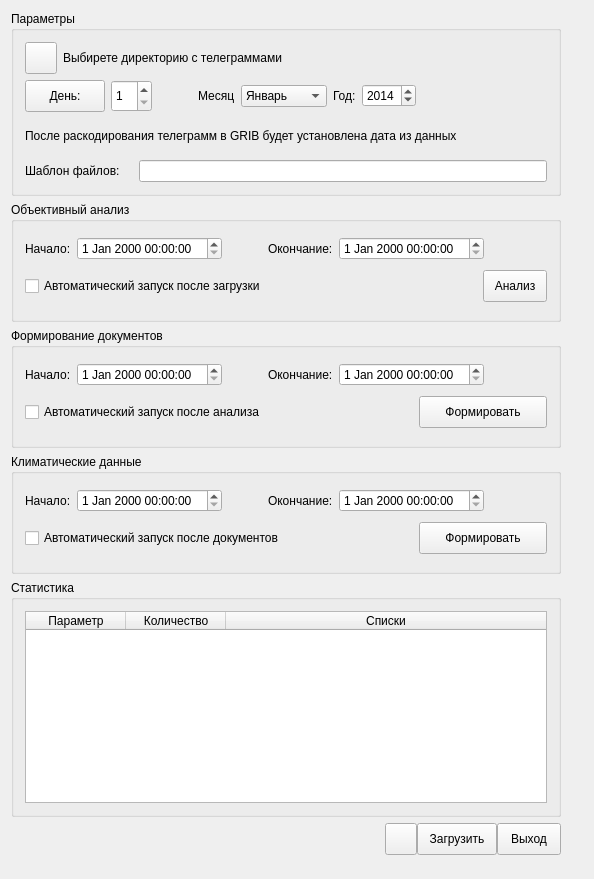
<?xml version="1.0" encoding="UTF-8"?>
<ui version="4.0">
 <class>DataLoader</class>
 <widget class="QWidget" name="DataLoader">
  <property name="geometry">
   <rect>
    <x>0</x>
    <y>0</y>
    <width>594</width>
    <height>879</height>
   </rect>
  </property>
  <property name="sizePolicy">
   <sizepolicy hsizetype="MinimumExpanding" vsizetype="MinimumExpanding">
    <horstretch>0</horstretch>
    <verstretch>0</verstretch>
   </sizepolicy>
  </property>
  <property name="minimumSize">
   <size>
    <width>0</width>
    <height>0</height>
   </size>
  </property>
  <property name="maximumSize">
   <size>
    <width>16777215</width>
    <height>16777215</height>
   </size>
  </property>
  <property name="windowTitle">
   <string>Загрузчик</string>
  </property>
  <layout class="QGridLayout" name="gridLayout_8">
   <item row="0" column="0">
    <layout class="QVBoxLayout" name="verticalLayout_2">
     <item>
      <layout class="QVBoxLayout" name="verticalLayout">
       <item>
        <widget class="QGroupBox" name="groupBox">
         <property name="sizePolicy">
          <sizepolicy hsizetype="Preferred" vsizetype="Preferred">
           <horstretch>0</horstretch>
           <verstretch>0</verstretch>
          </sizepolicy>
         </property>
         <property name="minimumSize">
          <size>
           <width>550</width>
           <height>185</height>
          </size>
         </property>
         <property name="maximumSize">
          <size>
           <width>16777215</width>
           <height>16777215</height>
          </size>
         </property>
         <property name="title">
          <string>Параметры</string>
         </property>
         <layout class="QGridLayout" name="gridLayout_10">
          <property name="sizeConstraint">
           <enum>QLayout::SetDefaultConstraint</enum>
          </property>
          <item row="2" column="0">
           <widget class="QLabel" name="label">
            <property name="acceptDrops">
             <bool>false</bool>
            </property>
            <property name="lineWidth">
             <number>1</number>
            </property>
            <property name="text">
             <string>После раскодирования телеграмм в GRIB будет установлена дата из данных</string>
            </property>
            <property name="wordWrap">
             <bool>true</bool>
            </property>
           </widget>
          </item>
          <item row="3" column="0">
           <layout class="QGridLayout" name="gridLayout_4">
            <item row="0" column="2">
             <widget class="QLineEdit" name="fileNameTempl">
              <property name="toolTip">
               <string>Шаблон файлов</string>
              </property>
             </widget>
            </item>
            <item row="0" column="0">
             <widget class="QLabel" name="fileNameTemplLbl">
              <property name="text">
               <string>Шаблон файлов:</string>
              </property>
             </widget>
            </item>
            <item row="0" column="1">
             <widget class="QLabel" name="toolTipImg">
              <property name="text">
               <string/>
              </property>
             </widget>
            </item>
           </layout>
          </item>
          <item row="1" column="0">
           <layout class="QGridLayout" name="gridLayout_17">
            <item row="0" column="2">
             <layout class="QGridLayout" name="gridLayout_16">
              <item row="0" column="0">
               <widget class="QLabel" name="yearLbl">
                <property name="text">
                 <string>Год:</string>
                </property>
               </widget>
              </item>
              <item row="0" column="1">
               <widget class="QSpinBox" name="yearBox">
                <property name="toolTip">
                 <string>Год</string>
                </property>
                <property name="maximum">
                 <number>9999</number>
                </property>
                <property name="value">
                 <number>2014</number>
                </property>
               </widget>
              </item>
              <item row="0" column="2">
               <spacer name="horizontalSpacer_3">
                <property name="orientation">
                 <enum>Qt::Horizontal</enum>
                </property>
                <property name="sizeHint" stdset="0">
                 <size>
                  <width>40</width>
                  <height>20</height>
                 </size>
                </property>
               </spacer>
              </item>
             </layout>
            </item>
            <item row="0" column="1">
             <layout class="QGridLayout" name="gridLayout_15">
              <item row="0" column="0">
               <widget class="QLabel" name="monthLbl">
                <property name="minimumSize">
                 <size>
                  <width>32</width>
                  <height>32</height>
                 </size>
                </property>
                <property name="text">
                 <string>Месяц</string>
                </property>
               </widget>
              </item>
              <item row="0" column="1">
               <widget class="QComboBox" name="monthBox">
                <property name="minimumSize">
                 <size>
                  <width>32</width>
                  <height>0</height>
                 </size>
                </property>
                <property name="toolTip">
                 <string>Месяц</string>
                </property>
                <item>
                 <property name="text">
                  <string>Январь</string>
                 </property>
                </item>
                <item>
                 <property name="text">
                  <string>Февраль</string>
                 </property>
                </item>
                <item>
                 <property name="text">
                  <string>Март</string>
                 </property>
                </item>
                <item>
                 <property name="text">
                  <string>Апрель</string>
                 </property>
                </item>
                <item>
                 <property name="text">
                  <string>Май</string>
                 </property>
                </item>
                <item>
                 <property name="text">
                  <string>Июнь</string>
                 </property>
                </item>
                <item>
                 <property name="text">
                  <string>Июль</string>
                 </property>
                </item>
                <item>
                 <property name="text">
                  <string>Август</string>
                 </property>
                </item>
                <item>
                 <property name="text">
                  <string>Сентябрь</string>
                 </property>
                </item>
                <item>
                 <property name="text">
                  <string>Октябрь</string>
                 </property>
                </item>
                <item>
                 <property name="text">
                  <string>Ноябрь</string>
                 </property>
                </item>
                <item>
                 <property name="text">
                  <string>Декабрь</string>
                 </property>
                </item>
               </widget>
              </item>
             </layout>
            </item>
            <item row="0" column="0">
             <layout class="QGridLayout" name="gridLayout_14">
              <item row="0" column="1">
               <widget class="QSpinBox" name="dayBox">
                <property name="minimumSize">
                 <size>
                  <width>32</width>
                  <height>32</height>
                 </size>
                </property>
                <property name="toolTip">
                 <string>День</string>
                </property>
                <property name="minimum">
                 <number>1</number>
                </property>
                <property name="maximum">
                 <number>31</number>
                </property>
               </widget>
              </item>
              <item row="0" column="0">
               <widget class="QPushButton" name="dayBtn">
                <property name="minimumSize">
                 <size>
                  <width>32</width>
                  <height>32</height>
                 </size>
                </property>
                <property name="toolTip">
                 <string>День из интерфейса/телеграммы</string>
                </property>
                <property name="text">
                 <string>День:</string>
                </property>
                <property name="checkable">
                 <bool>true</bool>
                </property>
               </widget>
              </item>
              <item row="0" column="2">
               <spacer name="horizontalSpacer_2">
                <property name="orientation">
                 <enum>Qt::Horizontal</enum>
                </property>
                <property name="sizeType">
                 <enum>QSizePolicy::Maximum</enum>
                </property>
                <property name="sizeHint" stdset="0">
                 <size>
                  <width>40</width>
                  <height>20</height>
                 </size>
                </property>
               </spacer>
              </item>
             </layout>
            </item>
           </layout>
          </item>
          <item row="0" column="0">
           <layout class="QGridLayout" name="gridLayout_7">
            <item row="0" column="0">
             <widget class="QPushButton" name="pathBtn">
              <property name="minimumSize">
               <size>
                <width>32</width>
                <height>32</height>
               </size>
              </property>
              <property name="maximumSize">
               <size>
                <width>32</width>
                <height>32</height>
               </size>
              </property>
              <property name="toolTip">
               <string>Выбрать директорию</string>
              </property>
              <property name="text">
               <string/>
              </property>
             </widget>
            </item>
            <item row="0" column="1">
             <widget class="QLabel" name="pathLabel">
              <property name="text">
               <string>Выбирете директорию с телеграммами</string>
              </property>
             </widget>
            </item>
           </layout>
          </item>
         </layout>
        </widget>
       </item>
       <item>
        <widget class="QGroupBox" name="obanalGroup">
         <property name="sizePolicy">
          <sizepolicy hsizetype="Preferred" vsizetype="Preferred">
           <horstretch>0</horstretch>
           <verstretch>0</verstretch>
          </sizepolicy>
         </property>
         <property name="minimumSize">
          <size>
           <width>550</width>
           <height>120</height>
          </size>
         </property>
         <property name="title">
          <string>Объективный анализ</string>
         </property>
         <layout class="QGridLayout" name="gridLayout_9">
          <property name="sizeConstraint">
           <enum>QLayout::SetDefaultConstraint</enum>
          </property>
          <item row="0" column="0">
           <layout class="QGridLayout" name="gridLayout_3">
            <item row="0" column="0">
             <layout class="QGridLayout" name="gridLayout">
              <item row="0" column="0">
               <widget class="QLabel" name="dtsLabel">
                <property name="text">
                 <string>Начало:</string>
                </property>
               </widget>
              </item>
              <item row="0" column="1">
               <widget class="QDateTimeEdit" name="dtsEdit">
                <property name="toolTip">
                 <string>Начальный срок для объективного анализа</string>
                </property>
               </widget>
              </item>
             </layout>
            </item>
            <item row="0" column="2">
             <layout class="QGridLayout" name="gridLayout_2">
              <item row="0" column="0">
               <widget class="QLabel" name="dteLabel">
                <property name="text">
                 <string>Окончание:</string>
                </property>
               </widget>
              </item>
              <item row="0" column="1">
               <widget class="QDateTimeEdit" name="dteEdit">
                <property name="toolTip">
                 <string>Конечный срок для объективного анализа</string>
                </property>
               </widget>
              </item>
              <item row="0" column="2">
               <spacer name="horizontalSpacer_5">
                <property name="orientation">
                 <enum>Qt::Horizontal</enum>
                </property>
                <property name="sizeHint" stdset="0">
                 <size>
                  <width>40</width>
                  <height>20</height>
                 </size>
                </property>
               </spacer>
              </item>
             </layout>
            </item>
            <item row="0" column="1">
             <spacer name="horizontalSpacer_4">
              <property name="orientation">
               <enum>Qt::Horizontal</enum>
              </property>
              <property name="sizeType">
               <enum>QSizePolicy::Maximum</enum>
              </property>
              <property name="sizeHint" stdset="0">
               <size>
                <width>40</width>
                <height>20</height>
               </size>
              </property>
             </spacer>
            </item>
           </layout>
          </item>
          <item row="1" column="0">
           <layout class="QGridLayout" name="gridLayout_6">
            <item row="0" column="1">
             <widget class="QPushButton" name="obanalBtn">
              <property name="minimumSize">
               <size>
                <width>0</width>
                <height>32</height>
               </size>
              </property>
              <property name="maximumSize">
               <size>
                <width>64</width>
                <height>32</height>
               </size>
              </property>
              <property name="toolTip">
               <string>Выполнить объективный анализ</string>
              </property>
              <property name="text">
               <string>Анализ</string>
              </property>
             </widget>
            </item>
            <item row="0" column="0">
             <widget class="QCheckBox" name="obanalCheck">
              <property name="toolTip">
               <string>Запускать объективный анализ после загрузки телеграмм</string>
              </property>
              <property name="text">
               <string>Автоматический запуск после загрузки</string>
              </property>
             </widget>
            </item>
           </layout>
          </item>
         </layout>
        </widget>
       </item>
       <item>
        <widget class="QGroupBox" name="docGroup">
         <property name="sizePolicy">
          <sizepolicy hsizetype="Preferred" vsizetype="Preferred">
           <horstretch>0</horstretch>
           <verstretch>0</verstretch>
          </sizepolicy>
         </property>
         <property name="minimumSize">
          <size>
           <width>550</width>
           <height>120</height>
          </size>
         </property>
         <property name="title">
          <string>Формирование документов</string>
         </property>
         <layout class="QGridLayout" name="gridLayout_23">
          <property name="sizeConstraint">
           <enum>QLayout::SetDefaultConstraint</enum>
          </property>
          <item row="2" column="0">
           <layout class="QGridLayout" name="gridLayout_22">
            <item row="0" column="0">
             <widget class="QCheckBox" name="docCheck">
              <property name="toolTip">
               <string>Запускать формирование документов после объективного анализа</string>
              </property>
              <property name="text">
               <string>Автоматический запуск после анализа</string>
              </property>
             </widget>
            </item>
            <item row="0" column="1">
             <widget class="QPushButton" name="docBtn">
              <property name="minimumSize">
               <size>
                <width>0</width>
                <height>32</height>
               </size>
              </property>
              <property name="maximumSize">
               <size>
                <width>128</width>
                <height>32</height>
               </size>
              </property>
              <property name="toolTip">
               <string>Выполнить формирование документов</string>
              </property>
              <property name="text">
               <string>Формировать</string>
              </property>
             </widget>
            </item>
           </layout>
          </item>
          <item row="1" column="0">
           <layout class="QGridLayout" name="gridLayout_19">
            <item row="0" column="0">
             <layout class="QGridLayout" name="gridLayout_20">
              <item row="0" column="1">
               <widget class="QDateTimeEdit" name="dtsDocEdit">
                <property name="toolTip">
                 <string>Начальный срок для формирования документов</string>
                </property>
               </widget>
              </item>
              <item row="0" column="0">
               <widget class="QLabel" name="dtsDocLabel">
                <property name="text">
                 <string>Начало:</string>
                </property>
               </widget>
              </item>
              <item row="0" column="2">
               <spacer name="horizontalSpacer_6">
                <property name="orientation">
                 <enum>Qt::Horizontal</enum>
                </property>
                <property name="sizeType">
                 <enum>QSizePolicy::Maximum</enum>
                </property>
                <property name="sizeHint" stdset="0">
                 <size>
                  <width>40</width>
                  <height>20</height>
                 </size>
                </property>
               </spacer>
              </item>
             </layout>
            </item>
            <item row="0" column="1">
             <layout class="QGridLayout" name="gridLayout_21">
              <item row="0" column="0">
               <widget class="QLabel" name="dteDocLabel">
                <property name="text">
                 <string>Окончание:</string>
                </property>
               </widget>
              </item>
              <item row="0" column="1">
               <widget class="QDateTimeEdit" name="dteDocEdit">
                <property name="toolTip">
                 <string>Конечный срок для формировавния документов</string>
                </property>
               </widget>
              </item>
              <item row="0" column="2">
               <spacer name="horizontalSpacer_7">
                <property name="orientation">
                 <enum>Qt::Horizontal</enum>
                </property>
                <property name="sizeHint" stdset="0">
                 <size>
                  <width>40</width>
                  <height>20</height>
                 </size>
                </property>
               </spacer>
              </item>
             </layout>
            </item>
           </layout>
          </item>
         </layout>
        </widget>
       </item>
       <item>
        <widget class="QGroupBox" name="climatGroup">
         <property name="sizePolicy">
          <sizepolicy hsizetype="Preferred" vsizetype="Preferred">
           <horstretch>0</horstretch>
           <verstretch>0</verstretch>
          </sizepolicy>
         </property>
         <property name="minimumSize">
          <size>
           <width>550</width>
           <height>120</height>
          </size>
         </property>
         <property name="title">
          <string>Климатические данные</string>
         </property>
         <layout class="QGridLayout" name="gridLayout_28">
          <property name="sizeConstraint">
           <enum>QLayout::SetDefaultConstraint</enum>
          </property>
          <item row="0" column="0">
           <layout class="QGridLayout" name="climatDtLayout">
            <item row="0" column="0">
             <layout class="QGridLayout" name="climatBgLayout">
              <item row="0" column="1">
               <widget class="QDateTimeEdit" name="dtsClimatEdit">
                <property name="toolTip">
                 <string>Начальный срок для формирования климатических данных</string>
                </property>
               </widget>
              </item>
              <item row="0" column="0">
               <widget class="QLabel" name="dtsClimatLabel">
                <property name="text">
                 <string>Начало:</string>
                </property>
               </widget>
              </item>
              <item row="0" column="2">
               <spacer name="horizontalSpacer_8">
                <property name="orientation">
                 <enum>Qt::Horizontal</enum>
                </property>
                <property name="sizeType">
                 <enum>QSizePolicy::Maximum</enum>
                </property>
                <property name="sizeHint" stdset="0">
                 <size>
                  <width>40</width>
                  <height>20</height>
                 </size>
                </property>
               </spacer>
              </item>
             </layout>
            </item>
            <item row="0" column="1">
             <layout class="QGridLayout" name="climatEndLayout">
              <item row="0" column="1">
               <widget class="QDateTimeEdit" name="dteClimatEdit">
                <property name="toolTip">
                 <string>Конечный срок для формирования климатических данных</string>
                </property>
               </widget>
              </item>
              <item row="0" column="0">
               <widget class="QLabel" name="dteClimatLabel">
                <property name="text">
                 <string>Окончание:</string>
                </property>
               </widget>
              </item>
              <item row="0" column="2">
               <spacer name="horizontalSpacer_9">
                <property name="orientation">
                 <enum>Qt::Horizontal</enum>
                </property>
                <property name="sizeHint" stdset="0">
                 <size>
                  <width>40</width>
                  <height>20</height>
                 </size>
                </property>
               </spacer>
              </item>
             </layout>
            </item>
           </layout>
          </item>
          <item row="1" column="0">
           <layout class="QGridLayout" name="climatRunLayout">
            <item row="0" column="0">
             <widget class="QCheckBox" name="climatCheck">
              <property name="toolTip">
               <string>Запускать формирование климатических данных после формирования документов</string>
              </property>
              <property name="text">
               <string>Автоматический запуск после документов</string>
              </property>
             </widget>
            </item>
            <item row="0" column="1">
             <widget class="QPushButton" name="climatBtn">
              <property name="minimumSize">
               <size>
                <width>0</width>
                <height>32</height>
               </size>
              </property>
              <property name="maximumSize">
               <size>
                <width>128</width>
                <height>32</height>
               </size>
              </property>
              <property name="toolTip">
               <string>Выполнить формирование климатических данных</string>
              </property>
              <property name="text">
               <string>Формировать</string>
              </property>
             </widget>
            </item>
           </layout>
          </item>
         </layout>
        </widget>
       </item>
       <item>
        <widget class="QGroupBox" name="tableBox">
         <property name="title">
          <string>Статистика</string>
         </property>
         <layout class="QGridLayout" name="gridLayout_18">
          <item row="0" column="0">
           <widget class="QTableWidget" name="statTable">
            <attribute name="horizontalHeaderStretchLastSection">
             <bool>true</bool>
            </attribute>
            <column>
             <property name="text">
              <string>Параметр</string>
             </property>
            </column>
            <column>
             <property name="text">
              <string>Количество</string>
             </property>
            </column>
            <column>
             <property name="text">
              <string>Списки</string>
             </property>
            </column>
           </widget>
          </item>
         </layout>
        </widget>
       </item>
      </layout>
     </item>
     <item>
      <layout class="QGridLayout" name="gridLayout_5">
       <property name="spacing">
        <number>0</number>
       </property>
       <item row="0" column="2">
        <widget class="QPushButton" name="loadBtn">
         <property name="minimumSize">
          <size>
           <width>32</width>
           <height>32</height>
          </size>
         </property>
         <property name="maximumSize">
          <size>
           <width>96</width>
           <height>32</height>
          </size>
         </property>
         <property name="toolTip">
          <string>Загрузить данные</string>
         </property>
         <property name="text">
          <string>Загрузить</string>
         </property>
        </widget>
       </item>
       <item row="0" column="0">
        <spacer name="horizontalSpacer">
         <property name="orientation">
          <enum>Qt::Horizontal</enum>
         </property>
         <property name="sizeHint" stdset="0">
          <size>
           <width>40</width>
           <height>20</height>
          </size>
         </property>
        </spacer>
       </item>
       <item row="0" column="3">
        <widget class="QPushButton" name="closeBtn">
         <property name="minimumSize">
          <size>
           <width>32</width>
           <height>32</height>
          </size>
         </property>
         <property name="maximumSize">
          <size>
           <width>64</width>
           <height>32</height>
          </size>
         </property>
         <property name="toolTip">
          <string>Закрыть загрузчик</string>
         </property>
         <property name="layoutDirection">
          <enum>Qt::LeftToRight</enum>
         </property>
         <property name="text">
          <string>Выход</string>
         </property>
        </widget>
       </item>
       <item row="0" column="1">
        <widget class="QToolButton" name="tableBtn">
         <property name="minimumSize">
          <size>
           <width>32</width>
           <height>32</height>
          </size>
         </property>
         <property name="maximumSize">
          <size>
           <width>32</width>
           <height>32</height>
          </size>
         </property>
         <property name="text">
          <string/>
         </property>
        </widget>
       </item>
      </layout>
     </item>
    </layout>
   </item>
   <item row="0" column="1">
    <spacer name="horizontalSpacer_10">
     <property name="orientation">
      <enum>Qt::Horizontal</enum>
     </property>
     <property name="sizeHint" stdset="0">
      <size>
       <width>0</width>
       <height>0</height>
      </size>
     </property>
    </spacer>
   </item>
   <item row="1" column="0">
    <spacer name="verticalSpacer">
     <property name="orientation">
      <enum>Qt::Vertical</enum>
     </property>
     <property name="sizeHint" stdset="0">
      <size>
       <width>0</width>
       <height>0</height>
      </size>
     </property>
    </spacer>
   </item>
  </layout>
 </widget>
 <layoutdefault spacing="6" margin="11"/>
 <resources/>
 <connections/>
</ui>
